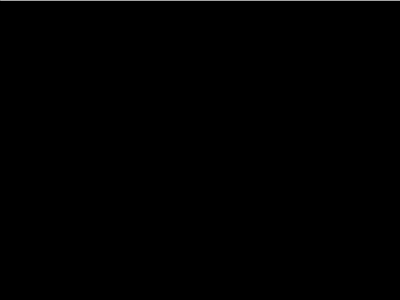
Frame 1 (no input)
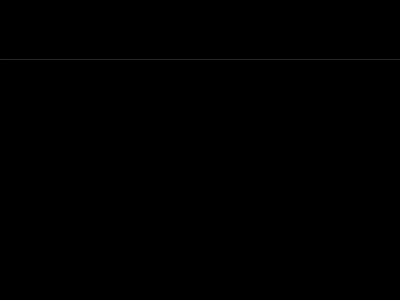
Frame 60 (the mouse pressed at the canvas centre just before this capture)
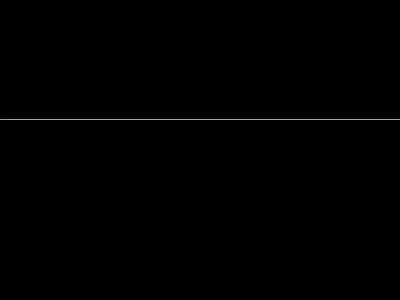
Frame 120 (the mouse held since frame 60 and released just before this capture)

The Processing sketch that drew these frames (run headless with seeded random() and noise(); from frame 60 on, the mouse is pressed at the canvas centre):

// Processing sketch: animLineRealFrameRateVert
// ── animLineRealFrameRateVert.pde
// Infinite line animation.
//-/////////////////////////

void setup() 
{
  size(400,300);
  frameRate(9999); // unrealisticly high frame rate!
  stroke(255);
}

int pos = 0; ///< GLOBAL VARIABLE.

void draw() 
{ //extern pos; ///< This global variable is used inside `draw()`
  background(0); // what happens when this line is commented out?
  stroke(random(255));
  line(0,pos,width, pos);
  pos++;
  if (pos > height) // already outside the window?
  {
    pos = 0; // go back to initial position!
    println(frameRate); // real frame rate in last cycle.
  }
}

/// @date 2026-10-29 ( → https://github.com/borkowsk/bookProcessingEN)
